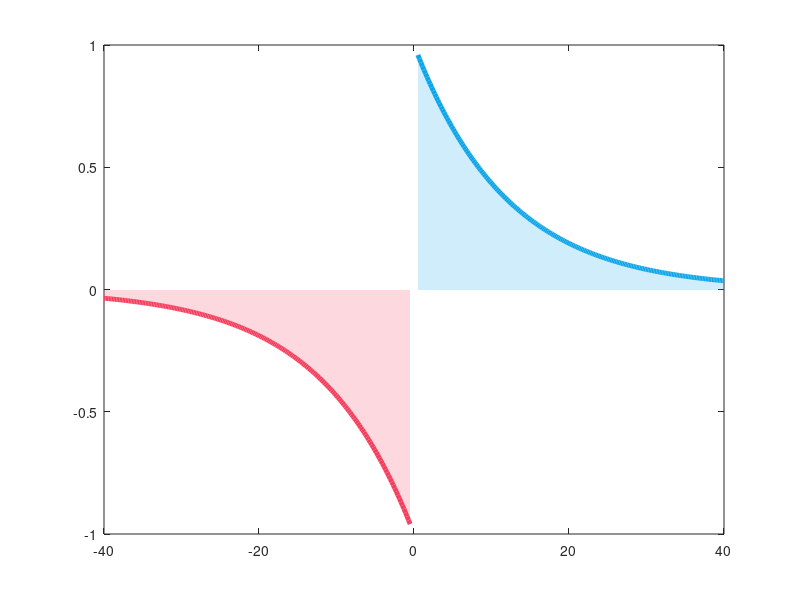

The MATLAB script that drew this image: (Note: this script raises an error after producing the figure.)
%% Global Color Palette
colorBlue   = [14, 165, 233] / 255;  % Vibrant Cyan/Blue (#0ea5e9)
colorRose   = [244, 63, 94]  / 255;  % Vibrant Rose/Red (#f43f5e)
colorAmber  = [245, 158, 11] / 255;  % Warm Amber (#f59e0b)
colorPurple = [139, 92, 246] / 255;  % Deep Purple (#8b5cf6)
colorGrid   = [203, 213, 225] / 255;  % Slate Gray (#cbd5e1)

%% 1. Synaptic Plasticity (STDP Curve with Shaded Fills)
fig1 = figure('Position', [100, 100, 480, 260], 'Color', 'w');
ax1 = axes('Parent', fig1);

dt_pos = linspace(0.5, 40, 200);
dt_neg = linspace(-40, -0.5, 200);
w_pos  = exp(-dt_pos / 12);
w_neg  = -exp(dt_neg / 12);

% Semi-transparent shaded fills under LTP and LTD curves
fill(ax1, [dt_pos, fliplr(dt_pos)], [w_pos, zeros(size(w_pos))], colorBlue, ...
    'FaceAlpha', 0.2, 'EdgeColor', 'none'); hold(ax1, 'on');
fill(ax1, [dt_neg, fliplr(dt_neg)], [w_neg, zeros(size(w_neg))], colorRose, ...
    'FaceAlpha', 0.2, 'EdgeColor', 'none');

% Main STDP curves
plot(ax1, dt_pos, w_pos, 'Color', colorBlue, 'LineWidth', 3.5);
plot(ax1, dt_neg, w_neg, 'Color', colorRose, 'LineWidth', 3.5);

% Center dashed axis lines
yline(ax1, 0, '--', 'Color', colorGrid, 'LineWidth', 1.5);
xline(ax1, 0, '--', 'Color', colorGrid, 'LineWidth', 1.5);

% Styled Text Labels with Colored Background Badges
text(ax1, 18, 0.55, ' LTP ', 'Color', 'w', 'FontSize', 12, 'FontWeight', 'bold', ...
    'BackgroundColor', colorBlue, 'Margin', 1, 'HorizontalAlignment', 'center');
text(ax1, -18, -0.55, ' LTD ', 'Color', 'w', 'FontSize', 12, 'FontWeight', 'bold', ...
    'BackgroundColor', colorRose, 'Margin', 1, 'HorizontalAlignment', 'center');

axis(ax1, 'off');
exportgraphics(fig1, 'synaptic_plasticity.png', 'BackgroundColor', 'none', 'Resolution', 300);
% close(fig1);


%%
% =========================================================================
% MATLAB Script: Synthetic Seizure-Like Event (SLE) Generator
% =========================================================================

% 1. Setup Parameters
fs = 500;                  % Sampling rate (Hz)
t = 0:1/fs:25;             % Time vector (25 seconds)
N = length(t);

% Initialize signal array
signal = zeros(1, N);

% Time logical masks for seizure phases
pre_idx    = t < 5;
tonic_idx  = t >= 5 & t < 5.5;
clonic_idx = t >= 5.5 & t < 19;
post_idx   = t >= 19;

% 2. Synthesize Seizure Phases
% Pre-ictal: Normal background alpha/beta rhythms
signal(pre_idx) = 15 * sin(2*pi*10 * t(pre_idx)) + 8 * sin(2*pi*21 * t(pre_idx));

% Tonic Phase: Rapid high-frequency spiking (~18 Hz) with ramped amplitude
t_tonic = t(tonic_idx) - 5;
amp_envelope = linspace(20, 140, length(t_tonic));
signal(tonic_idx) = amp_envelope .* (0.7 * sin(2*pi*18 * t_tonic) + 0.3 * sin(2*pi*36 * t_tonic));

% Clonic Phase: Rhythmic 3.5 Hz bursting (burst modulation + slow wave)
t_clonic = t(clonic_idx) - 11;
burst_mod = max(0, sin(2*pi*3.5 * t_clonic)).^3;
clonic_spikes = 180 * burst_mod .* sin(2*pi*18 * t_clonic);
clonic_slowwave = -110 * max(0, sin(2*pi*3.5 * t_clonic - 0.5));
signal(clonic_idx) = clonic_spikes + clonic_slowwave;

% Post-Ictal Suppression: Flattened signal with low-frequency delta wave
t_post = t(post_idx) - 19;
signal(post_idx) = 6 * sin(2*pi*1.5 * t_post);

% 3. Add Realistic Noise & Muscle Artifacts
noise_background = 8 * randn(1, N);                        % Thermal / Sensor noise
noise_emg = zeros(1, N);
noise_emg(tonic_idx | clonic_idx) = 18 * randn(1, sum(tonic_idx | clonic_idx)); % High EMG jitter

eeg_seizure = signal + noise_background + noise_emg;

% 4. Plot Results
F = figure('Name', 'Seizure-Like Event Simulation', 'Color', 'w', 'Position', [100, 100, 1000, 450]);

% Background phase shading
% hold on;
% patch([0 5 5 0], [-250 -250 250 250], [0.94 0.96 0.98], 'EdgeColor', 'none', 'HandleVisibility', 'off');
% patch([5 11 11 5], [-250 -250 250 250], [1.0 0.95 0.8], 'EdgeColor', 'none', 'HandleVisibility', 'off');
% patch([11 19 19 11], [-250 -250 250 250], [1.0 0.88 0.88], 'EdgeColor', 'none', 'HandleVisibility', 'off');
% patch([19 25 25 19], [-250 -250 250 250], [0.88 0.95 1.0], 'EdgeColor', 'none', 'HandleVisibility', 'off');

% Plot trace
plot(t, eeg_seizure, 'Color', 'k', 'LineWidth', 0.9);

% Labels and Formatting
xlabel('Time (seconds)', 'FontWeight', 'bold');
ylabel('Voltage (\muV)', 'FontWeight', 'bold');
% title('Synthetic Seizure-Like Event (Tonic-Clonic Progression)', 'FontSize', 12, 'FontWeight', 'bold');
xlim([0 25]);
ylim([-250 250]);
% grid on;
box off;
exportgraphics(F, 'epilepticSeizure.png', 'BackgroundColor', 'none', 'Resolution', 300);

% Annotations
% text(2.5, 210, 'Pre-Ictal', 'HorizontalAlignment', 'center', 'FontWeight', 'bold', 'Color', [0.3 0.3 0.3]);
% text(8.0, 210, 'Tonic Phase', 'HorizontalAlignment', 'center', 'FontWeight', 'bold', 'Color', [0.6 0.3 0.0]);
% text(15.0, 210, 'Clonic Phase', 'HorizontalAlignment', 'center', 'FontWeight', 'bold', 'Color', [0.6 0.0 0.0]);
% text(22.0, 210, 'Post-Ictal', 'HorizontalAlignment', 'center', 'FontWeight', 'bold', 'Color', [0.0 0.3 0.5]);
